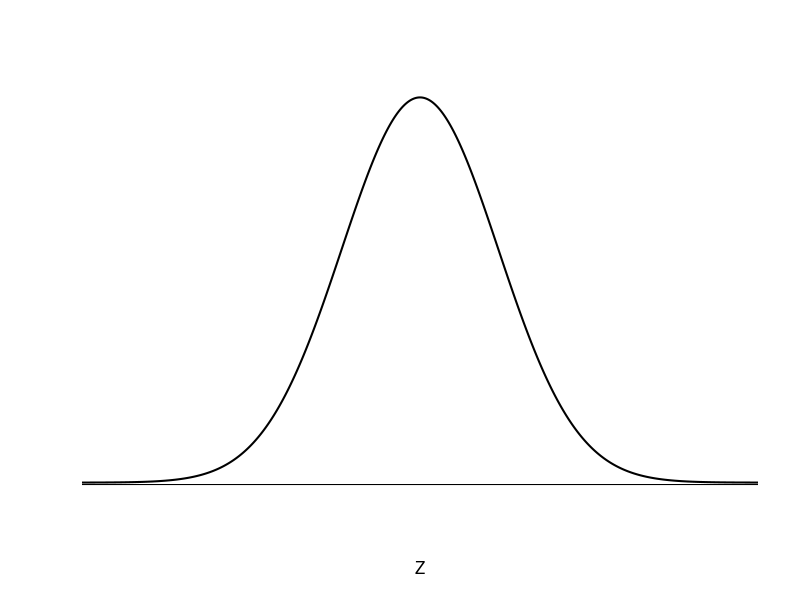

Reproduce this figure in R.
## ---- chunk 1
X <- seq(-5,5,0.01)
Y <- dnorm(X)
plot(X, Y, type='l', axes=F, xlim=c(-4,4), lwd=2, ylab="", xlab="Z")
#axis(1, at=-3:3)
abline(h=-0.002)
## ---- chunk 2
qnorm(0.975) # Multiplier for 95% confidence interval
